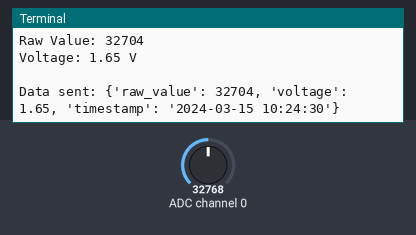
A program run on a simulated Raspberry Pi (BCM pin numbers). Shown: the last lines printed to the terminal. Inputs (shaded band) come from the test bench; at power-on: ADC channel 0 = 32768 (analog values on the 0–65535 scale). The clock reads 2024-03-15 10:24:30 at power-on unless the program sets it; each call to the cloud database takes 0.3 s, and an entry nobody has set reads as its off value or as empty.

Above: at 1.2 s.
1.3 s: ADC channel 0 set to 45874
At 2.9 s:
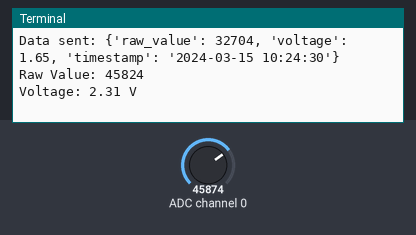
3.0 s: ADC channel 0 set to 57670
At 4.4 s:
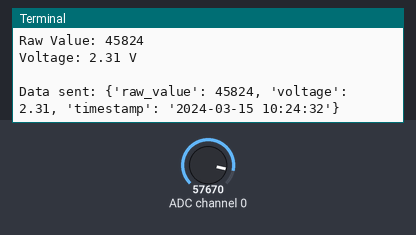
Timing chart, 0 to 6.0 s (numbered marks = the images above; inputs shaded):
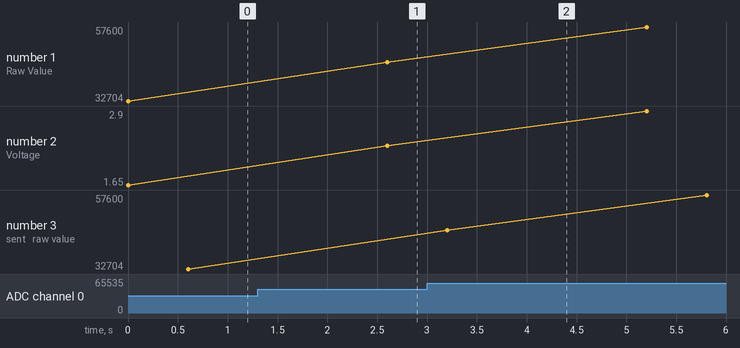

Measured:
- after the input at 1.3 s, the terminal: prints a new line after 1.3 s (image 1)
- plotted number 1: 32704 → 45824 after the input at 1.3 s, 45824 → 57600 after the input at 3.0 s
- plotted number 2: 1.65 → 2.31 after the input at 1.3 s, 2.31 → 2.9 after the input at 3.0 s
- plotted number 3: 32704 → 57600 after the input at 3.0 s

The program:

mq135_firebase.py
```python
import time
import board
import digitalio
from adafruit_mcp3xxx.mcp3008 import MCP3008
from adafruit_mcp3xxx.analog_in import AnalogIn
import pyrebase
from datetime import datetime

# Firebase configuration
config = {
    "apiKey": "5XGsBXT0nA8c3Do3K9CaLQPjebGWHSLf1Nolq7mz",
    "authDomain": "tryfirebase-a20a3.firebaseapp.com",
    "databaseURL": "https://tryfirebase-a20a3-default-rtdb.firebaseio.com",
    "storageBucket": "tryfirebase-a20a3.appspot.com"
}

# Initialize Firebase
firebase = pyrebase.initialize_app(config)
db = firebase.database()

# SPI and MCP3008 setup
spi = board.SPI()
cs = digitalio.DigitalInOut(board.D8)  # Chip select pin
mcp = MCP3008(spi, cs)
mq135 = AnalogIn(mcp, 0)  # MQ135 connected to CH0 of MCP3008

print("Sending Data to Firebase Using Raspberry Pi")
print("------------------------------------------")
print()

# Function to prepare data for Firebase with timestamp
def prepare_data(sensor_value, voltage):
    return {
        "raw_value": sensor_value,
        "voltage": round(voltage, 2),  # Round voltage to two decimal places
        "timestamp": datetime.now().strftime('%Y-%m-%d %H:%M:%S')  # Add timestamp
    }

# Write data to Firebase
def write_data_to_firebase(data):
    try:
        # Overwrite existing data with the latest set
        db.child("mq135").child("1-set").set(data)
        # Append new data entry with timestamp
        db.child("mq135").child("2-push").push(data)
        print(f"Data sent: {data}")
    except Exception as e:
        print(f"Error writing to Firebase: {e}")

# Main loop
while True:
    # Read raw value and voltage from MQ135
    sensor_value = mq135.value
    voltage = mq135.voltage

    print(f"Raw Value: {sensor_value}")
    print(f"Voltage: {voltage:.2f} V")
    print()

    # Prepare data with timestamp
    data = prepare_data(sensor_value, voltage)

    # Write data to Firebase
    write_data_to_firebase(data)

    # Delay for 2 seconds
    time.sleep(2)
```
